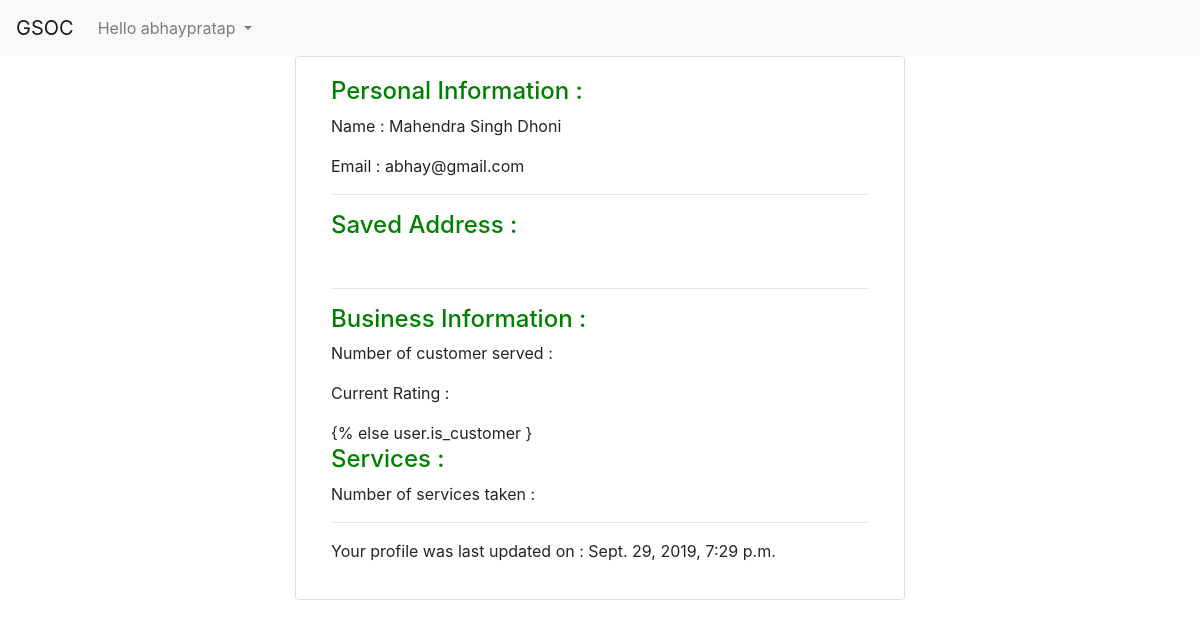
Page /services/view_profile/ (signed in) on the committed database.
### services/models.py (models this page shows, shortened)
class User(AbstractUser):
    is_customer = models.BooleanField(default=False)
    is_vendor = models.BooleanField(default=False)
    phone = models.CharField(validators=[RegexValidator(regex=r'^[9876]\d{9}$', message="Enter 10 digit mobile number without any prefix(+91 or 0)", code='nomatch'
    )],
    max_length=10,blank=True)
    gender = models.CharField(max_length=1, choices=GENDER_CHOICE, blank=True)
    pincode = models.CharField(max_length=6,blank=True)
    address = models.CharField(max_length=124,blank=True)
    city = models.CharField(max_length=124,blank=True)
    state = models.CharField(max_length=124,blank=True)
    image = models.ImageField(upload_to='VendorFinder/static/upload',blank=True,null=True)
    row_insert_date = models.DateTimeField(auto_now_add=True)
    row_update_date = models.DateTimeField(auto_now=True)
    class Meta:
        db_table = 'user'
        verbose_name_plural = 'user'

### services/views.py (the view)
# urls.py: path('view_profile/',ser_views.view_profile, name='view_profile'),
@login_required
def view_profile(request):
    if not request.user.is_authenticated:
        return redirect('%s?next=%s' % (settings.LOGIN_URL, request.path))
    else:
        return render (request,'services/view_profile.html')

### templates/services/view_profile.html (shortened to what this page needs)
{% extends 'base.html' %}
{% block content %}
<div class="container">
    <div class="row">
        <div class="col-2">
        </div>
        <div class = "col-8">
          <div class="card">
            <div class="card-body">
              <div class="container">
                  <h4 style="color: green">Personal Information :</h4>
                  <p>Name : {{ user.first_name }} {{ user.last_name }}</p>
                  {% if user.email %}
                  <p>Email : {{ user.email }}</p>
                  {% endif %}
                  <hr>
                  <h4 style="color: green">Saved Address :</h4>
                  <hr>
                  {% if user.is_vendor %}
                  <h4 style="color: green">Business Information :</h4>
                  <p>Number of customer served :{{ vendor.customer_served}}</p>
                  <p>Current Rating : {{ vendor.rating }}</p>
                  {% else user.is_customer }
                  <h4 style="color: green">Services :</h4>
                  <p>Number of services taken : {{ customer.service_taken }}</p>
                  <hr>
                  <p>Your profile was last updated on : {{ user.row_update_date }}</p>
              </div>
            </div>
          </div>
        </div>
        <div class="col-2">
        </div>
    </div>
</div>
{% endblock %}

### templates/base.html (shortened to what this page needs)
{% load static %}
<DOCTYPE html>
    <html lang="en">
    <head>
        <link rel="stylesheet" href="https://stackpath.bootstrapcdn.com/bootstrap/4.3.1/css/bootstrap.min.css">
        <link type="text/css" rel="stylesheet" href="{% static 'css/base.css' %}">
    </head>
    <nav class="navbar navbar-expand-lg navbar-light bg-light">
        <a class="navbar-brand" href="{% url 'index' %}">GSOC</a>
        <div class="collapse navbar-collapse" id="navbarSupportedContent">
          <ul class="navbar-nav mr-auto">
            {% if not user.is_authenticated %}
            <li class="nav-item active">
                <a class="nav-link" href="{% url 'login' %}">Login<span class="sr-only">(current)</span></a>
            </li>
            <li class="nav-item active">
                <a class="nav-link" href="{% url 'signup' %}">Signup<span class="sr-only">(current)</span></a>
            </li>
            {% else %}
            <li class="nav-item dropdown">
                <a class="nav-link dropdown-toggle" href="#" id="navbarDropdown" role="button" data-toggle="dropdown" aria-haspopup="true" aria-expanded="false">
                  Hello {{user.username}}
                </a>
            </li>
            {% endif %}
          </ul>
        </div>
      </nav>
    <body>
    {% block content %}
    {% endblock %}
    </body>
    </html>

### static/css/base.css (style rules this page uses)
html { font-size: 14px; }
@media (min-width: 768px) { html { font-size: 16px; } }
.container { max-width: 960px; }

### rows in the picture
User: username "abhaypratap", first_name "Mahendra Singh", last_name "Dhoni", email "abhay@gmail.com", row_update_date "Sept. 29, 2019, 7:29 p.m."
